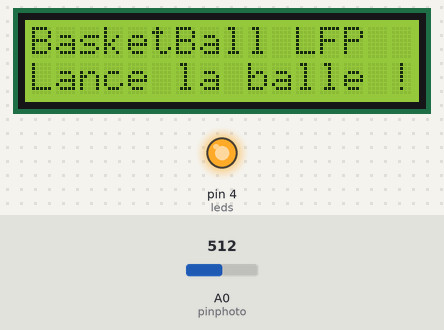
A sketch run on a simulated Arduino Uno, built with avr-gcc and run on an emulated ATmega328P. Parts: 16×2 character LCD, output pins drawn as LEDs (lit = HIGH). The test bench sets the inputs (shaded band); at power-on: A0 (pinphoto) = 512. EEPROM starts erased.

Above: at 3.2 s.
3.3 s: A0 (pinphoto) set to 584
4.8 s: A0 (pinphoto) set to 610
At 5.8 s:
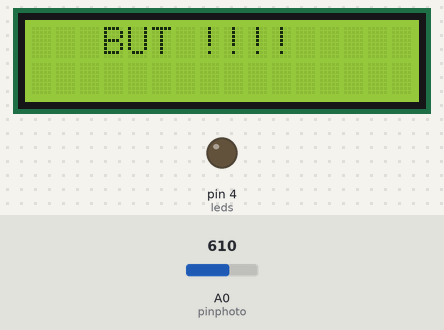
At 7.3 s:
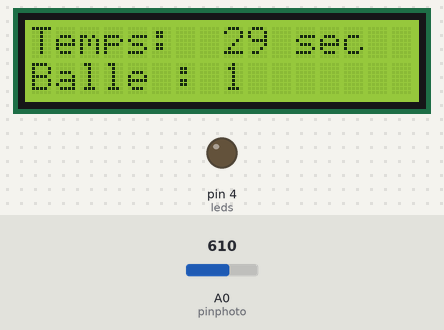
Timing chart, 0 to 38.7 s (numbered marks = the images above; inputs shaded):
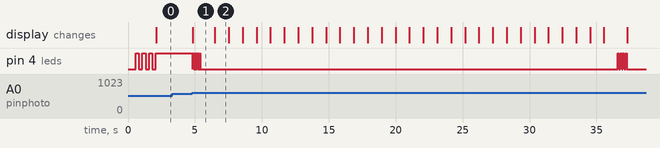

Measured:
- the behaviour switches between 600 and 601 on A0 (pinphoto) (found by bisection; images 0 and 1)
- after the input at 3.3 s, every drawn part: stays the same
- after the input at 4.8 s, pin 4 (leds): goes LOW 0.01 s, 5 × (HIGH 0.05 s, LOW 0.05 s), HIGH 0.05 s, LOW 31.2 s, 3 × (HIGH 0.10 s, LOW 0.10 s), HIGH 0.10 s, then LOW, starting at once; the display: changes after 0.05 s (image 1)

The sketch:

BasketLFPV2.ino
```cpp
#include <Wire.h>
#include <LiquidCrystal_I2C.h>
#include <EEPROM.h>

LiquidCrystal_I2C lcd(0x27, 16, 2);
int highscore = 0;
int valuescore;
int leds = 4;
int pinphoto = 0;

void setup() {

  lcd.init();
  lcd.backlight();
  lcd.cursor_off();
  lcd.blink_off();
  lcd.clear();

  pinMode(leds, OUTPUT);
  delay(250);
  digitalWrite(leds, LOW);
  delay(250);
  digitalWrite(leds, HIGH);
  delay(250);
  digitalWrite(leds, LOW);
  delay(250);
  digitalWrite(leds, HIGH);
  delay(250);
  digitalWrite(leds, LOW);
  delay(250);
  digitalWrite(leds, HIGH);
  delay(250);
  digitalWrite(leds, LOW);
  delay(250);
  digitalWrite(leds, HIGH);

}

void loop() {

  uint16_t baskets = 0;
  uint16_t print_time = 0;
  boolean in_hoop = false;
  boolean start_game = false;
  lcd.setCursor(0, 0);
  lcd.print("BasketBall LFP");
  lcd.setCursor(0, 1);
  lcd.print("Lance la balle !");

  // Demarrer le jeu lorsque la balle passe
  if (isBallInHoop()) {
    start_game = true;
  }

  if (start_game) {

    // Temps = 1000 * 30s
    for (uint16_t time = 30000; time > 0; time -= 10) {
      // if time == an even second update matrix
      if (time % 1000 == 0) {
        print_time = time / 1000;
        lcd.clear();
        lcd.setCursor(0, 0);
        lcd.print("Temps:");
        lcd.setCursor(8, 0);
        lcd.print(print_time);
        lcd.setCursor(11, 0);
        lcd.print("sec");
        lcd.setCursor(0, 1);
        lcd.print("Balle :");
        lcd.setCursor(8, 1);
        lcd.print(baskets);
        lcd.cursor_off();
        digitalWrite(leds, LOW);

      }

      if (in_hoop) {
        if (!isBallInHoop()) {
          in_hoop = false;
        }
      }

      if (!in_hoop && isBallInHoop()) {
        in_hoop = true;
        baskets++;
        lcd.clear();
        lcd.setCursor(3, 0);
        lcd.print("BUT !!!!");
        digitalWrite(leds, HIGH);
        delay(50);
        digitalWrite(leds, LOW);
        delay(50);
        digitalWrite(leds, HIGH);
        delay(50);
        digitalWrite(leds, LOW);
        delay(50);
        digitalWrite(leds, HIGH);
        delay(50);
        digitalWrite(leds, LOW);
        delay(50);
        digitalWrite(leds, HIGH);
        delay(50);
        digitalWrite(leds, LOW);
        delay(50);
        digitalWrite(leds, HIGH);
        delay(50);
        digitalWrite(leds, LOW);
        delay(50);
        digitalWrite(leds, HIGH);
        delay(50);
        digitalWrite(leds, LOW);
        delay(50);

         if (highscore < baskets) {
        EEPROM.write(valuescore, baskets);
      }

      }


      delay(10);
    }

    highscore = EEPROM.read(valuescore);
    digitalWrite(leds, HIGH);
    delay(100);
    digitalWrite(leds, LOW);
    delay(100);
    digitalWrite(leds, HIGH);
    delay(100);
    digitalWrite(leds, LOW);
    delay(100);
    digitalWrite(leds, HIGH);
    delay(100);
    digitalWrite(leds, LOW);
    delay(100);
    digitalWrite(leds, HIGH);
    delay(100);
    digitalWrite(leds, LOW);
    lcd.clear();

    if (highscore > baskets) {
      lcd.print("Score Max :");
      lcd.setCursor(13, 0);
      lcd.print(highscore);
      lcd.setCursor(0, 1);
      lcd.print("Score :");
      lcd.setCursor(8, 1);
      lcd.print(baskets);

    }

    else {
      lcd.setCursor(0, 0);
      lcd.print("Nouveau record !");
      lcd.setCursor(0, 1);
      lcd.print("Score :");
      lcd.setCursor(8, 1);
      lcd.print(baskets);
    }

    delay(7000);
    lcd.clear();

    }
    delay(100);
  }


  ///////////////////////////////////////////////////////
  //
  // Detection du passage de la balle
  //
  ///////////////////////////////////////////////////////

  boolean isBallInHoop() {

    if (analogRead(pinphoto) <= 600) {

      return false;
    }

    return true;
  }
```
